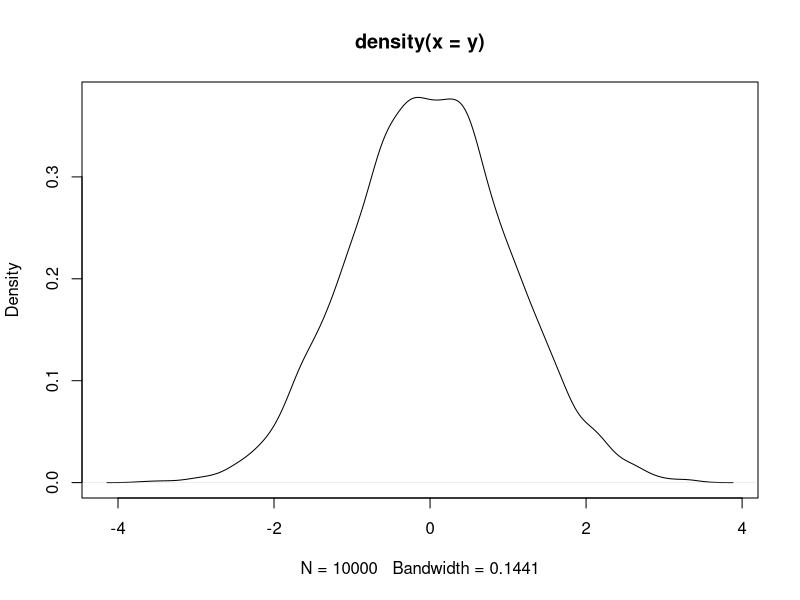
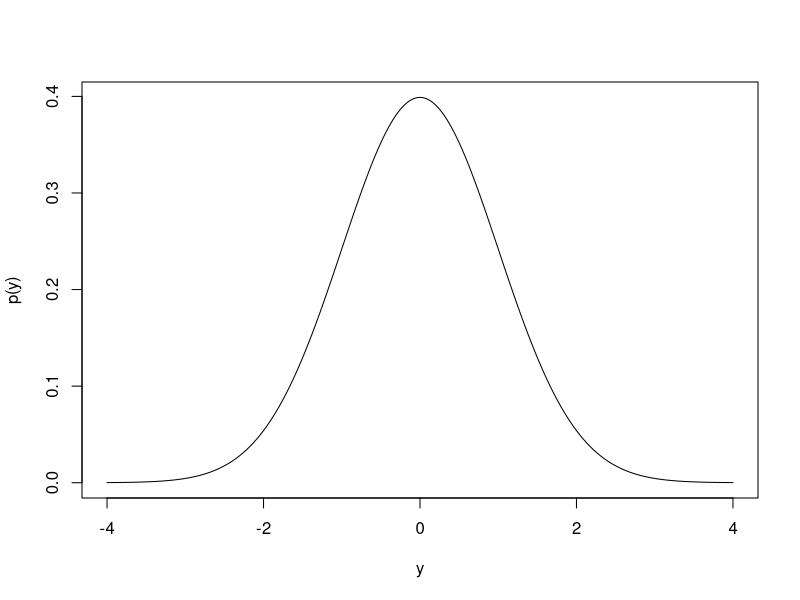
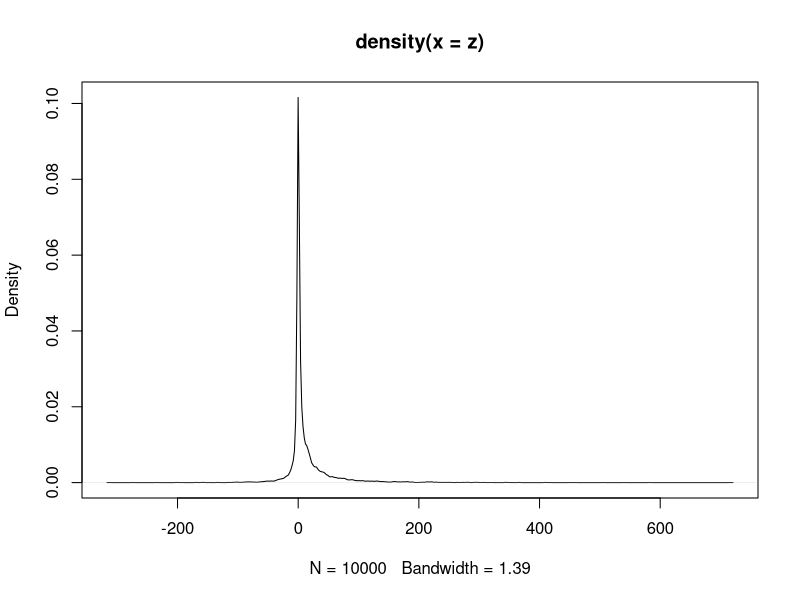

These figures' R source, in order:
# This files essentially does the same analysis as OpenBUGS

# NB: Remember to set the working directory to the one where the files are stored.
# You can do this by going on the bottom-right panel, selecting the tab "Files"
# (which is the default/first one), then navigate to "practicals", then
# "01_monte-carlo" and then "R-files". Then click on the right-most button
# "More" and select from the slider menu "Set As Working Directory"
#
# Alternatively, you can do this in the R terminal by typing the command
# setwd("PATH-TO-YOUR-FOLDER")
# The path changes depending on the operating system. In the case of the 
# Binder Virtual Machine, this would be
# setwd("~/practical/01_monte-carlo/R-files")
# or in a more verbose way
# setwd("/home/rstudio/practical/01_monte-carlo/R-files")
# (note that '~' is a shortcut for the home folder '/home/rstudio', in this case)


# First we need to simulate values for a variable y ~ Normal(0,1)
# We can easily do this using the built-in R command 'rnorm'
nsims = 10000
y = rnorm(nsims, mean=0, sd=1)

# Now we can plot the resulting density using the simulations
plot(density(y))
# Or even the analytic distribution using R built-in commands
plot(
  seq(-4,4,.01),dnorm(seq(-4,4,.01),0,1),t="l",xlab="y",ylab="p(y)"
)
# NB: The analytic plot is a lot smoother! 

# To simulate a different Normal, just change the parameters...
y = rnorm(nsims, mean=1, sd=2)

# And to construct a deterministic function of that random variable, simply 
# do some algebra...
z = y^3
mean(z)           # mean of Z
var(z)            # variance of Z
sum(z>10)/nsims   # Computes the proportion of simulations where z > 10
                  # This estimates Pr(Z>10)
# Plots the density of z
plot(density(z))
